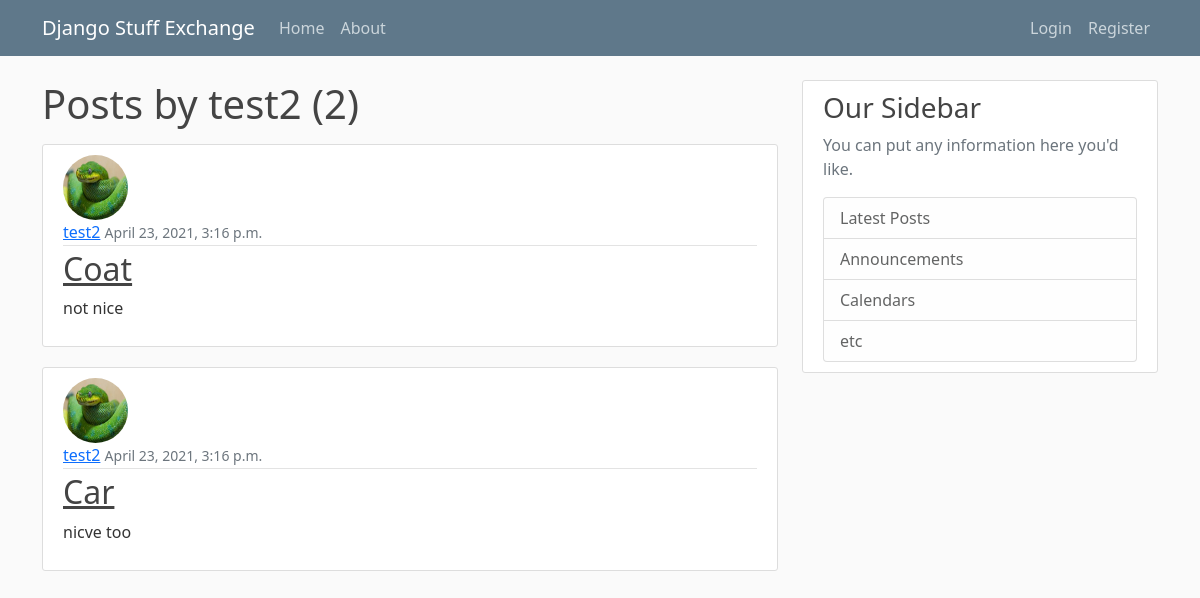
The page /user/test2 on the database as committed earlier.
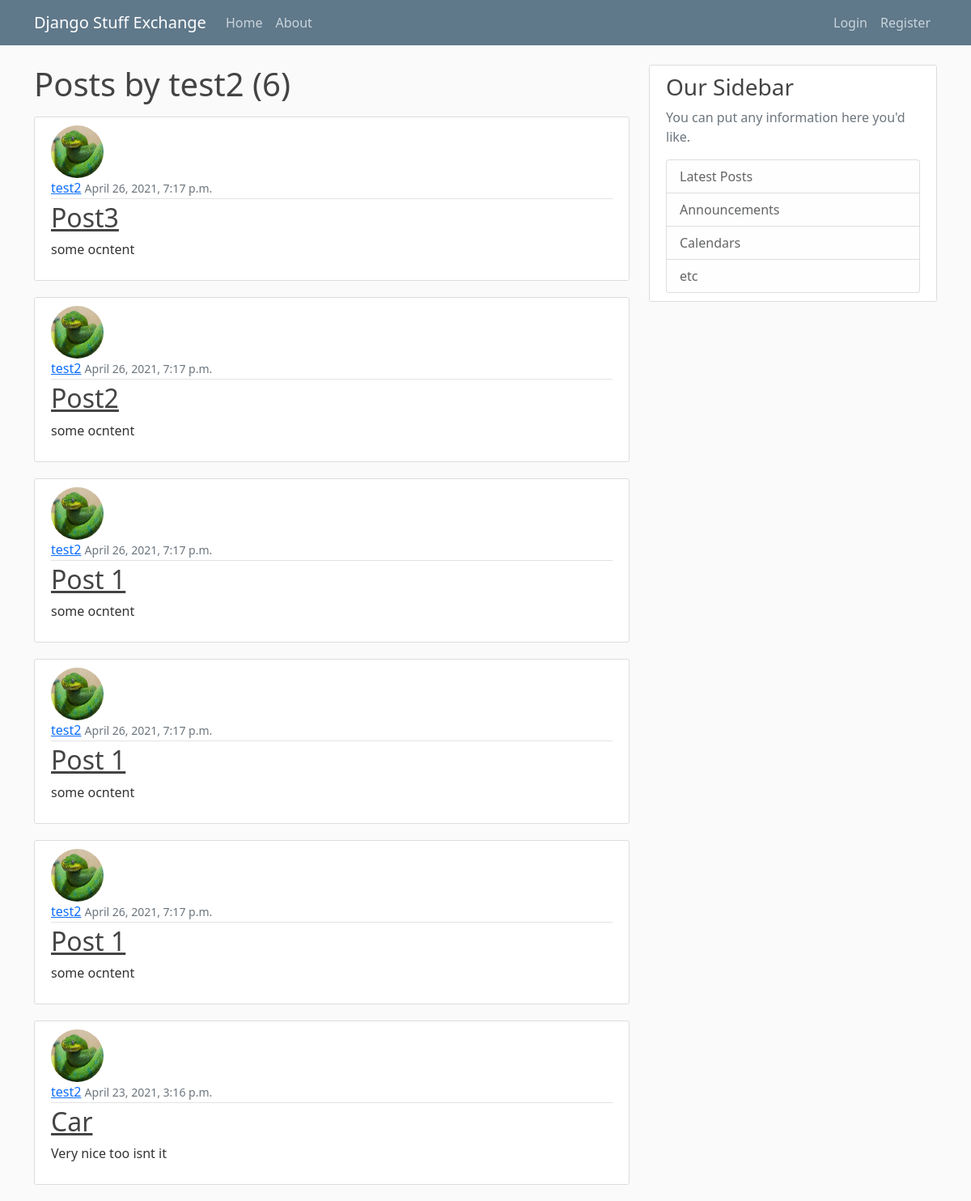
The same page on the database as committed later.
### blog/models.py (models this page shows, shortened)
class Post(models.Model):
    title = models.CharField(max_length=100)
    content = models.TextField()
    date_posted = models.DateTimeField(default=timezone.now)
    author = models.ForeignKey(User, on_delete=models.CASCADE)

### users/models.py (models this page shows, shortened)
class Profile(models.Model):
    user = models.OneToOneField(User, on_delete=models.CASCADE)
    image = models.ImageField(default='default.jpg', upload_to='profile_pics')

### blog/views.py (the view)
# urls.py: path('user/<str:username>', UserPostListView.as_view(), name='user-posts'),
class UserPostListView(ListView):  # to display homepage with posts
    model = Post
    template_name = 'blog/user_posts.html'
    context_object_name = 'posts'
    paginate_by = 10
    def get_queryset(self):
        user = get_object_or_404(User, username=self.kwargs.get('username'))
        return Post.objects.filter(author=user).order_by('-date_posted')

### blog/templates/blog/user_posts.html (shortened to what this page needs)
{% extends 'blog/base.html' %}
{% block content %}
    <h1 class="mb-3">Posts by {{ view.kwargs.username }} ({{ page_obj.paginator.count }})</h1>
    {% for post in posts %}
        <article class="media content-section">
            <img src="{{ post.author.profile.image.url }}" class="rounded-circle article-img" alt="profile pic">
            <div class="media-body">
                <div class="article-metadata">
                    <a class="mr-2" href="{% url 'user-posts' post.author.username %}">{{ post.author }}</a>
                    <small class="text-muted">{{ post.date_posted }}</small>
                </div>
                <h2><a class="article-title" href="{% url 'post-detail' post.id %}">{{ post.title }}</a></h2>
                <p class="article-content">{{ post.content }}</p>
            </div>
        </article>
    {% endfor %}
{% endblock content %}

### blog/templates/blog/base.html (shortened to what this page needs)
{% load static %}
<!DOCTYPE html>
<html lang="en">
<head>
    <link href="https://cdn.jsdelivr.net/npm/bootstrap@5.0.0-beta3/dist/css/bootstrap.min.css" rel="stylesheet"
>
    <link rel="stylesheet" type="text/css" href="{% static 'blog/main.css' %}">
</head>
<body>
<header class="site-header">
    <nav class="navbar navbar-expand-md navbar-dark bg-steel fixed-top">
        <div class="container">
            <a class="navbar-brand mr-4" href="/">Django Stuff Exchange</a>
            <div class="collapse navbar-collapse" id="navbarToggle">
                <div class="navbar-nav mr-auto">
                    <a class="nav-item nav-link" href="{% url 'blog-home' %}">Home</a>
                    <a class="nav-item nav-link" href="{% url 'blog-about' %}">About</a>
                </div>
                <div class="navbar-nav">
                    {% if user.is_authenticated %}
                        <a class="nav-item nav-link" href="{% url 'post-create' %}">New Post</a>
                        <a class="nav-item nav-link" href="{% url 'logout' %}">Logout</a>
                        <a class="nav-item nav-link" href="{% url 'profile' %}">Profile</a>
                    {% else %}
                        <a class="nav-item nav-link" href="{% url 'login' %}">Login</a>
                        <a class="nav-item nav-link" href="{% url 'register' %}">Register</a>
                    {% endif %}
                </div>
            </div>
        </div>
    </nav>
</header>
<main role="main" class="container">
    <div class="row">
        <div class="col-md-8">
            {% block content %}{% endblock %}
        </div>
        <div class="col-md-4">
            <div class="content-section">
                <h3>Our Sidebar</h3>
                <p class='text-muted'>You can put any information here you'd like.
                <ul class="list-group">
                    <li class="list-group-item list-group-item-light">Latest Posts</li>
                    <li class="list-group-item list-group-item-light">Announcements</li>
                    <li class="list-group-item list-group-item-light">Calendars</li>
                    <li class="list-group-item list-group-item-light">etc</li>
                </ul>
            </div>
        </div>
    </div>
</main>
</body>
</html>

### blog/static/blog/main.css (style rules this page uses)
body { background: #fafafa; color: #333333; margin-top: 5rem; }
h1, h2, h3, h4, h5, h6 { color: #444444; }
ul { margin: 0; }
.bg-steel { background-color: #5f788a; }
.site-header .navbar-nav .nav-link { color: #cbd5db; }
.content-section { background: #ffffff; padding: 10px 20px; border: 1px solid #dddddd; border-radius: 3px; margin-bottom: 20px; }
.article-title { color: #444444; }
.article-content { white-space: pre-line; }
.article-img { height: 65px; width: 65px; margin-right: 16px; }
.article-metadata { padding-bottom: 1px; margin-bottom: 4px; border-bottom: 1px solid #e3e3e3 }
#navbarToggle { justify-content: space-between; }

Rows that differ between the two databases and show on the page:
removed Post: author.profile.image (placeholder picture), author "test2", date_posted "April 23, 2021, 3:16 p.m.", title "Coat", content "not nice"
added Post: author.profile.image (placeholder picture), author "test2", date_posted "April 26, 2021, 7:17 p.m.", title "Post3", content "some ocntent"
added Post: author.profile.image (placeholder picture), author "test2", date_posted "April 26, 2021, 7:17 p.m.", title "Post2", content "some ocntent"
added Post: author.profile.image (placeholder picture), author "test2", date_posted "April 26, 2021, 7:17 p.m.", title "Post 1", content "some ocntent"
added Post: author.profile.image (placeholder picture), author "test2", date_posted "April 26, 2021, 7:17 p.m.", title "Post 1", content "some ocntent"
added Post: author.profile.image (placeholder picture), author "test2", date_posted "April 26, 2021, 7:17 p.m.", title "Post 1", content "some ocntent"
changed Post "Car": content "nicve too" → "Very nice too isnt it"
Other text that changed with them:
{{ page_obj.paginator.count }}: "2" → "6"
